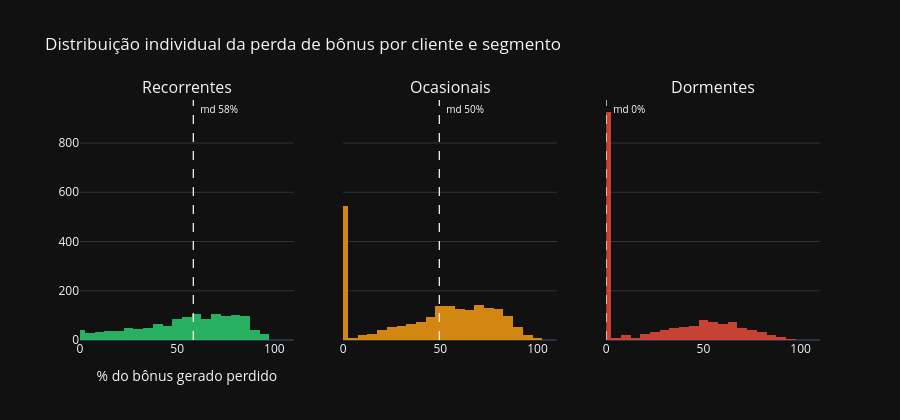

Notebook code for this chart:
### Markdown cell above
A relação entre pedidos expirados e valor perdido não é proporcional. Ocasionais tem maior perda pelo valor de bonus gerado, sugerindo que eles tem um ticket médio maior, e quando expira, a perda absoluta e relativa é mais pesada.

### Code cell
# ── Fig 2 — Distribuição de pct_perda por cliente, facetado por segmento ─────
fig2 = make_subplots(
    rows=1, cols=3,
    subplot_titles=SEGMENTOS,
    shared_yaxes=True,
)

for i, seg in enumerate(SEGMENTOS, start=1):
    dados = perda_cliente.loc[
        (perda_cliente["segmento"] == seg) & (perda_cliente["pct_perda"].notna()),
        "pct_perda"
    ]
    fig2.add_trace(
        go.Histogram(
            x           = dados,
            nbinsx      = 30,
            marker_color= CORES[seg],
            opacity     = 0.85,
            name        = seg,
            showlegend  = False,
        ),
        row=1, col=i,
    )
    # linha de mediana
    mediana = dados.median()
    fig2.add_vline(
        x                   = mediana,
        line_dash           = "dash",
        line_color          = "#FFFFFF",
        line_width          = 1.2,
        annotation_text     = f"  md {mediana:.0f}%",
        annotation_font     = dict(color="#FFFFFF", size=10),
        row=1, col=i,
    )

fig2.update_layout(
    title       = "Distribuição individual da perda de bônus por cliente e segmento",
    template    = "plotly_dark",
    height      = 420,
    xaxis_title = "% do bônus gerado perdido",
)

for ax in ["xaxis", "xaxis2", "xaxis3"]:
    fig2.update_layout({ax: dict(range=[0, 110])})

fig2.show()

# ── Sumário executivo ─────────────────────────────────────────────────────────
print("=" * 58)
print(f"  Impacto financeiro da expiração — janela {VALIDADE} dias")
print("=" * 58)
for _, row in perda_seg.sort_values("razao_perda_pct", ascending=False).iterrows():
    print(
        f"  {row['segmento']:<14} | "
        f"perdido: R$ {row['perdido_total']:>10,.2f} | "
        f"razão: {row['razao_perda_pct']:>5.1f}% | "
        f"média/cliente: R$ {row['perda_media_cliente']:>7.2f}"
    )
print("=" * 58)

### Figure 1 — Plotly figure (JSON) as saved in the notebook; plotly's stock layout.template omitted (floating-point values rounded to 4 significant figures; data arrays with more than 128 entries replaced by an {"elided": "..."} marker saying what was removed)
{"data": [{"marker": {"color": "#2ECC71"}, "name": "Recorrentes", "nbinsx": 30, "opacity": 0.85, "showlegend": false, "type": "histogram", "x": {"elided": "1279 float values"}, "xaxis": "x", "yaxis": "y"}, {"marker": {"color": "#F39C12"}, "name": "Ocasionais", "nbinsx": 30, "opacity": 0.85, "showlegend": false, "type": "histogram", "x": {"elided": "2078 float values"}, "xaxis": "x2", "yaxis": "y2"}, {"marker": {"color": "#E74C3C"}, "name": "Dormentes", "nbinsx": 30, "opacity": 0.85, "showlegend": false, "type": "histogram", "x": {"elided": "1679 float values"}, "xaxis": "x3", "yaxis": "y3"}], "layout": {"annotations": [{"font": {"size": 16}, "showarrow": false, "text": "Recorrentes", "x": 0.1444, "xanchor": "center", "xref": "paper", "y": 1, "yanchor": "bottom", "yref": "paper"}, {"font": {"size": 16}, "showarrow": false, "text": "Ocasionais", "x": 0.5, "xanchor": "center", "xref": "paper", "y": 1, "yanchor": "bottom", "yref": "paper"}, {"font": {"size": 16}, "showarrow": false, "text": "Dormentes", "x": 0.8556, "xanchor": "center", "xref": "paper", "y": 1, "yanchor": "bottom", "yref": "paper"}, {"font": {"color": "#FFFFFF", "size": 10}, "showarrow": false, "text": "  md 58%", "x": 58.3, "xanchor": "left", "xref": "x", "y": 1, "yanchor": "top", "yref": "y domain"}, {"font": {"color": "#FFFFFF", "size": 10}, "showarrow": false, "text": "  md 50%", "x": 49.5, "xanchor": "left", "xref": "x2", "y": 1, "yanchor": "top", "yref": "y2 domain"}, {"font": {"color": "#FFFFFF", "size": 10}, "showarrow": false, "text": "  md 0%", "x": 0, "xanchor": "left", "xref": "x3", "y": 1, "yanchor": "top", "yref": "y3 domain"}], "height": 420, "shapes": [{"line": {"color": "#FFFFFF", "dash": "dash", "width": 1.2}, "type": "line", "x0": 58.3, "x1": 58.3, "xref": "x", "y0": 0, "y1": 1, "yref": "y domain"}, {"line": {"color": "#FFFFFF", "dash": "dash", "width": 1.2}, "type": "line", "x0": 49.5, "x1": 49.5, "xref": "x2", "y0": 0, "y1": 1, "yref": "y2 domain"}, {"line": {"color": "#FFFFFF", "dash": "dash", "width": 1.2}, "type": "line", "x0": 0, "x1": 0, "xref": "x3", "y0": 0, "y1": 1, "yref": "y3 domain"}], "title": {"text": "Distribuição individual da perda de bônus por cliente e segmento"}, "xaxis": {"anchor": "y", "domain": [0, 0.2889], "range": [0, 110], "title": {"text": "% do bônus gerado perdido"}}, "xaxis2": {"anchor": "y2", "domain": [0.3556, 0.6444], "range": [0, 110]}, "xaxis3": {"anchor": "y3", "domain": [0.7111, 1], "range": [0, 110]}, "yaxis": {"anchor": "x", "domain": [0, 1]}, "yaxis2": {"anchor": "x2", "domain": [0, 1], "matches": "y", "showticklabels": false}, "yaxis3": {"anchor": "x3", "domain": [0, 1], "matches": "y", "showticklabels": false}}}
